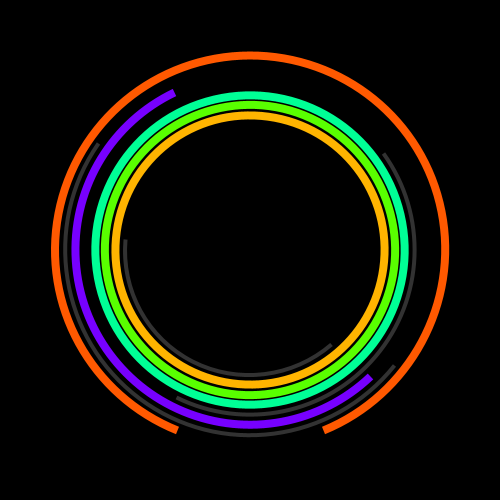
Frame 1 (no input)
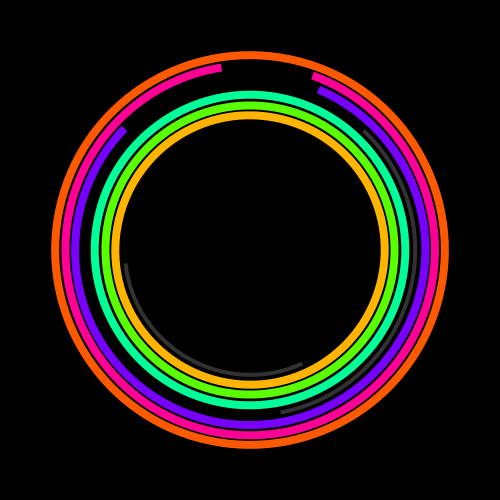
Frame 60 (the mouse pressed at the canvas centre just before this capture)
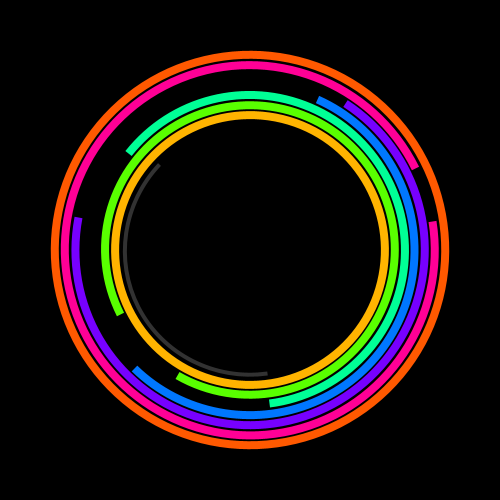
Frame 120 (the mouse held since frame 60 and released just before this capture)

The Processing sketch that drew these frames (run headless with seeded random() and noise(); from frame 60 on, the mouse is pressed at the canvas centre):

// Processing sketch: arc_rot
// ── arc_rot.pde
float N_PI = 5 * TWO_PI;

void setup() {
  size(500, 500);
  strokeCap(SQUARE);
  colorMode(HSB);
  noFill();
}
void draw() {
  background(0);
  float fc = frameCount*0.001;
  for (int r=250; r<400; r+=20) {
    float r001 = r*0.01;
    float a = N_PI*noise(r001, fc);
    float b = N_PI*noise(fc * 2, r001);
    if (abs(a-b) > PI) {
      strokeWeight(8);
      stroke(color(2*r % 255, 255, 255));
    } else {
      strokeWeight(4);
      stroke(50);
    }
    arc(250, 250, r, r, min(a, b), max(a, b));
  }
}
